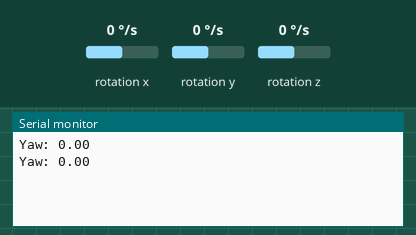
Bench run of a sketch on a simulated Arduino Uno, built with avr-gcc and run on an emulated ATmega328P. Parts: the last lines printed to the serial monitor. Wiring (inferred from the names in the program): MPU-6050 motion sensor at I2C address 0x68. Inputs (shaded band) come from the test bench; at power-on: rotation z 0 °/s, rotation x 0 °/s, rotation y 0 °/s.

Above: at 1.8 s.
1.9 s: rotation z set to -192 °/s
At 2.8 s:
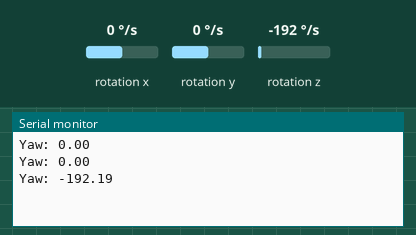
3.4 s: rotation z set to -100 °/s
At 4.8 s:
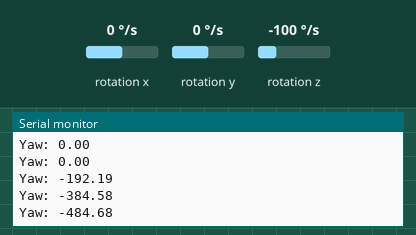
Timing chart, 0 to 6.4 s (numbered marks = the images above; inputs shaded):
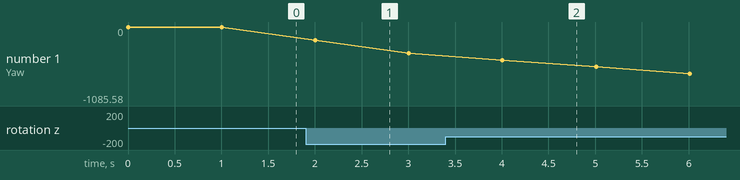

The sketch:

task10.5.ino.ino
```cpp
#include <Wire.h>

// MPU6050 Registers
#define MPU             0x68   // I2C address
#define PWR_MGMT_1      0x6B
#define GYRO_XOUT_H     0x43
#define GYRO_YOUT_H     0x45
#define GYRO_ZOUT_H     0x47
#define GYRO_SENSITIVITY  131.0

// store gyroscope data
int16_t gyroX, gyroY, gyroZ;
float yaw = 0.0;
float previousTime, currentTime, elapsedTime;

void setup() {
  Wire.begin();
  Serial.begin(9600);

  // Initialize MPU6050
  Wire.beginTransmission(MPU);
  Wire.write(PWR_MGMT_1);
  Wire.write(0);
  Wire.endTransmission(true);

  previousTime = millis(); // Initialize time
}

void loop() {
  // Read gyroscope data
  Wire.beginTransmission(MPU);
  Wire.write(GYRO_XOUT_H);
  Wire.endTransmission(false);
  Wire.requestFrom(MPU, 6, true);


  gyroX = Wire.read() << 8 | Wire.read();
  gyroY = Wire.read() << 8 | Wire.read();
  gyroZ = Wire.read() << 8 | Wire.read();

  // Calculate elapsed time
  currentTime = millis();
  elapsedTime = (currentTime - previousTime) / 1000.0; // Convert to seconds
  previousTime = currentTime;

  // Convert gyroscope data to degrees per second
  float gyroZrate = (float)gyroZ / GYRO_SENSITIVITY;

  // Calculate the yaw angle
  yaw += gyroZrate * elapsedTime;

  // Print the yaw value to the Serial Monitor
  Serial.print("Yaw: ");
  Serial.println(yaw);

  delay(1000);  // Delay to control data output rate (adjust as needed)
}
```

Measured:
- after the input at 1.9 s, the serial monitor: prints a new line after 0.10 s (image 1)
- after the input at 3.4 s, the serial monitor: prints a new line after 0.61 s (image 2)
- plotted number 1: 0 → -384.58 after the input at 1.9 s, -384.58 → -1085.58 after the input at 3.4 s
